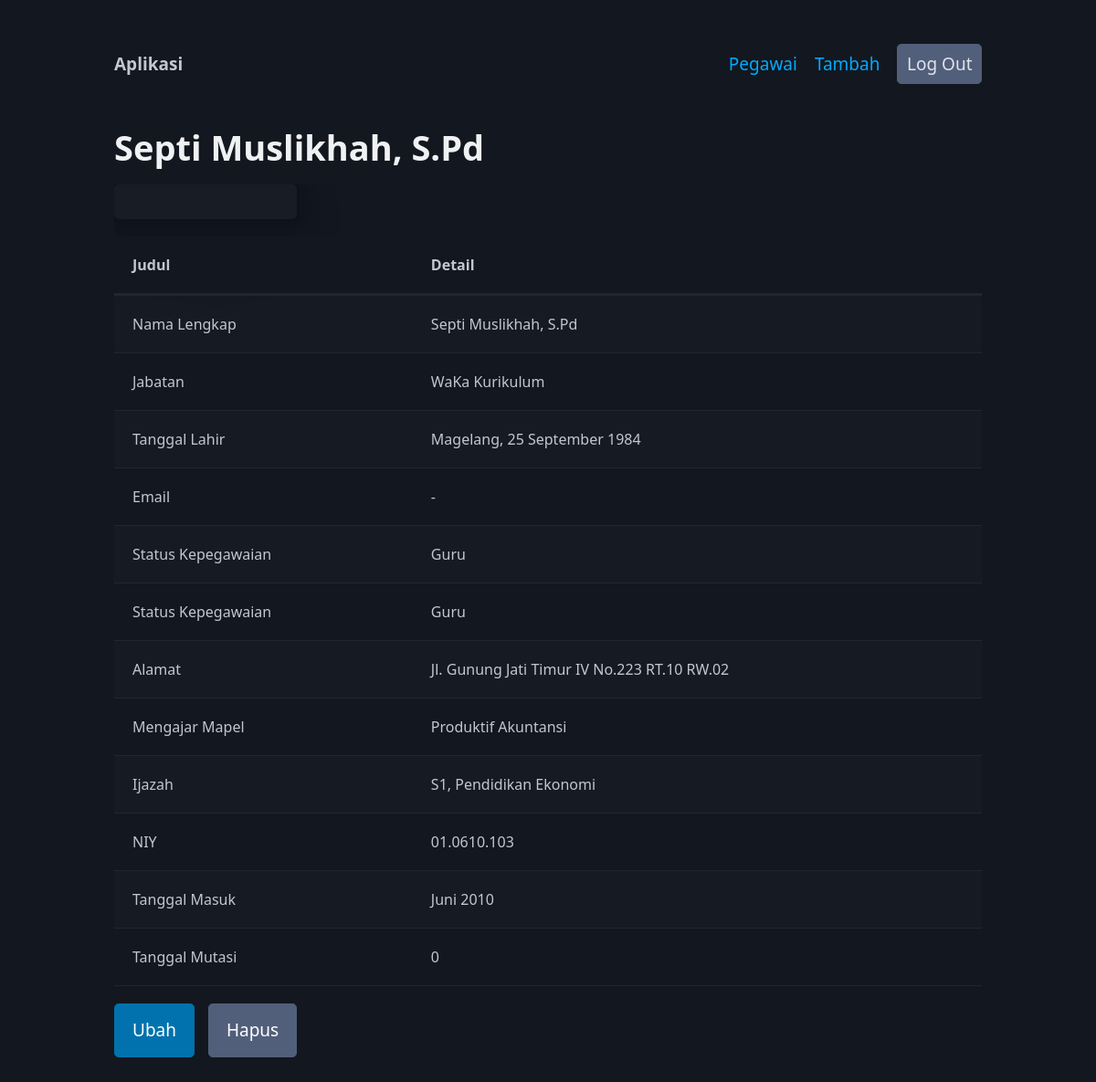
The page /detail.php?id=66 (signed in) on the database its author committed.
### tables this page shows
CREATE TABLE `karyawan` (
  `id` int(11) NOT NULL,
  `nama` varchar(40) NOT NULL,
  `jabatan` varchar(100) NOT NULL,
  `tl` varchar(100) NOT NULL,
  `email` varchar(100) NOT NULL,
  `img` varchar(100) NOT NULL,
  `pegawai` varchar(40) NOT NULL,
  `alamat` varchar(200) NOT NULL,
  `mapel` varchar(100) NOT NULL,
  `ijazah` varchar(100) NOT NULL,
  `niy` varchar(30) NOT NULL,
  `tglmasuk` varchar(40) NOT NULL,
  `tglmutasi` varchar(40) NOT NULL
);

### functions.php (called while the page is built, shortened)
<?php
$conn = mysqli_connect("localhost", "root", "", "daftarguru");
function query($query) {
    global $conn;
    $results = mysqli_query($conn, $query);
    $rows = [];
    while ($row = mysqli_fetch_assoc($results)) {
        $rows[] = $row;
    }
    return $rows;
}
?>

### detail.php (the view, shortened to what this page needs)
<?php
    require "functions.php";
    $id = $_GET["id"];
    $karyawans = query("SELECT * FROM karyawan WHERE id = $id");
?>
<html data-theme="dark">
<head>
    <link rel="stylesheet" href="style.css">
    <link
      rel="stylesheet"
      href="https://cdn.jsdelivr.net/npm/@picocss/pico@2.0.3/css/pico.min.css"
    />
</head>
<body class="container">
    <br>
    <nav>
    <ul>
        <li><strong>Aplikasi</strong></li>
    </ul>
    <ul>
        <li><a href="index.php">Pegawai</a></li>
        <li><a href="add.php">Tambah</a></li>
        <?php
        if (isset($_SESSION["login"])) {
            echo "<li><button class='secondary'><a class='contrast' href='signout.php'>Log Out</button></a></li>";
        } else {
            echo "<li><button class='secondary'><a class='contrast' href='signin.php'>Log In</button></a></li>";
        }
        ?>
    </ul>
    </nav>
    <br>
    <h1><?= $karyawans[0]["nama"] ?></h1>
    <div style="overflow-x: auto;">
    <table class="striped">
        <thead>
            <tr>
            <th class="p-table" scope="col">Judul</th>
            <th class="p-table" scope="col">Detail</th>
            </tr>
        </thead>
        <article style="max-width: 200px;">
        </article>
        <tbody>
            <?php foreach($karyawans as $karyawan) : ?>
            <tr>
                <td class="p-table">Nama Lengkap</td>
                <td class="p-table"><?= $karyawan["nama"] ?></td>
            </tr>
            <tr>
                <td class="p-table">Jabatan</td>
                <td class="p-table"><?= $karyawan["jabatan"] ?></td>
            </tr>
            <tr>
                <td class="p-table">Tanggal Lahir</td>
                <td class="p-table"><?= $karyawan["tl"] ?></td>
            </tr>
            <tr>
                <td class="p-table">Email</td>
                <td class="p-table"><?= $karyawan["email"] ?></td>
            </tr>
            <tr>
                <td class="p-table">Status Kepegawaian</td>
                <td class="p-table"><?= $karyawan["pegawai"] ?></td>
            </tr>
            <tr>
                <td class="p-table">Status Kepegawaian</td>
                <td class="p-table"><?= $karyawan["pegawai"] ?></td>
            </tr>
            <tr>
                <td class="p-table">Alamat</td>
                <td class="p-table"><?= $karyawan["alamat"] ?></td>
            </tr>
            <tr>
                <td class="p-table">Mengajar Mapel</td>
                <td class="p-table"><?= $karyawan["mapel"] ?></td>
            </tr>
            <tr>
                <td class="p-table">Ijazah</td>
                <td class="p-table"><?= $karyawan["ijazah"] ?></td>
            </tr>
            <tr>
                <td class="p-table">NIY</td>
                <td class="p-table"><?= $karyawan["niy"] ?></td>
            </tr>
            <tr>
                <td class="p-table">Tanggal Masuk</td>
                <td class="p-table"><?= $karyawan["tglmasuk"] ?></td>
            </tr>
            <tr>
                <td class="p-table">Tanggal Mutasi</td>
                <td class="p-table"><?= $karyawan["tglmutasi"] ?></td>
            </tr>
            <?php endforeach ?>
        </tbody>
    </table>
    <a style="margin-right: 10px;" href="edit.php?id=<?= $karyawans[0]["id"] ?>""><button>Ubah</button></a>
    <a href="delete.php?id=<?= $karyawans[0]["id"] ?>"><button class="secondary">Hapus</button></a>
    <br>
    <br>
    </div>
</body>
</html>

### style.css (style rules this page uses)
.p-table { padding: 20px; }

### rows shown on the page
karyawan: nama "Septi Muslikhah, S.Pd", jabatan "WaKa Kurikulum", tl "Magelang, 25 September 1984", email "-", pegawai "Guru", alamat "Jl. Gunung Jati Timur IV No.223 RT.10 RW.02", mapel "Produktif Akuntansi", ijazah "S1, Pendidikan Ekonomi", niy "01.0610.103", tglmasuk "Juni 2010", tglmutasi "0"
